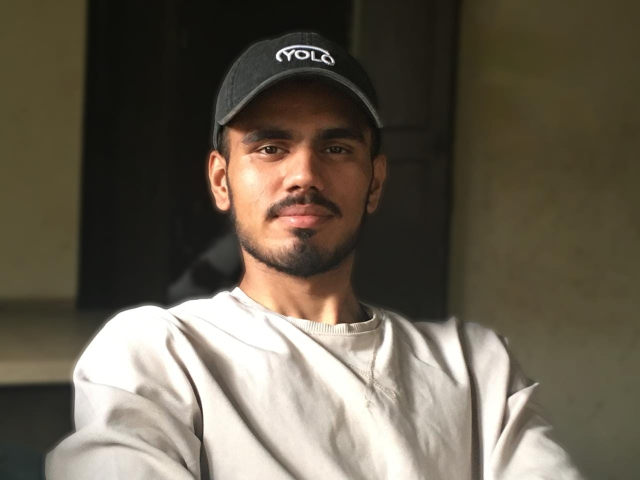
#> input picture Worksheet1/jhole.jpeg, 1280 x 960 px (shown at 1/2 size)
$ jupyter execute Worksheet1.ipynb
#> lines starting #> are read from the running program, lines starting #| are printed output that depends on the picture; after the words box and inside, x2 and y2 are one past the last pixel; in counts of white or black regions, pixels touching at a corner belong together
[cell 1]
from PIL import Image
import numpy as np
import matplotlib.pyplot as plt

## Exercise 2.1. Exercise 1

### 1. Read and display the image.
- Read the image using the Pillow library and display it.
- You can also use matplotlib to display the image.

[cell 2]
# Read image
img = Image.open("jhole.jpeg")
#> img is the input picture: PIL image 1280x960 RGB; mean R, G, B 101.4, 93.2, 79

# Convert to numpy array
img_array = np.array(img)

# Display image
plt.imshow(img_array)
plt.axis("off")
plt.show()

### 2. Display only the top left corner of 100x100 pixels.
- Extract the top-left corner of the image (100x100 pixels) and display it using NumPy and
Array Indexing.

[cell 3]
# Extract top-left 100x100 pixels
top_left = img_array[0:100, 0:100]

# Display
plt.imshow(top_left)
plt.axis("off")
plt.show()

### 3. Show the three color channels (R, G, B).
- Separate the image into its three color channels (Red, Green, and Blue) and display them
individually, labeling each channel as R, G, and B.{Using NumPy.}

[cell 4]
# Extract channels
red = img_array[:,:,0]
green = img_array[:,:,1]
blue = img_array[:,:,2]

plt.imshow(red, cmap='Reds')
plt.title("Red")
plt.axis("off")
plt.show()

plt.imshow(green, cmap='Greens')
plt.title("Green")
plt.axis("off")
plt.show()

plt.imshow(blue, cmap='Blues')
plt.title("Blue")
plt.axis("off")
plt.show()

### 4. Modify the top 100 × 100 pixels to a value of 210 and display the resulting image:
- Modify the pixel values of the top-left 100 × 100 region to have a value of 210 (which is a
light gray color), and then display the modified image.

[cell 5]
# Make a copy of the image
modified_img = img_array.copy()

# Change top-left 100x100 pixels
modified_img[0:100, 0:100] = 210
#> modified_img: shape (960, 1280, 3); 0.81% of pixels changed, all inside (x1, y1, x2, y2) = (0, 0, 100, 100)

[cell 6]
plt.imshow(modified_img)
plt.axis("off")
plt.show()

## Exercise 2.2. Exercise 2

### 1. Load and display a grayscale image.
- Load a grayscale image using the Pillow library.
- Display the grayscale image using matplotlib.

[cell 7]
# Load image and convert to grayscale
img = Image.open("jhole.jpeg").convert("L")
#> img: PIL image 1280x960 L

# Convert to numpy array
img_array = np.array(img)

# Display grayscale image
plt.imshow(img_array, cmap='gray')
plt.axis("off")
plt.show()

### 2. Extract and display the middle section of the image (150 pixels).
- Extract a 150 pixel section from the center of the image using NumPy array slicing.
- Display this cropped image using matplotlib.

[cell 8]
h, w = img_array.shape
#> h = 960; w = 1280

# Gives center coordinates
center_x = w // 2
#> center_x = 640
center_y = h // 2
#> center_y = 480

# Crop 150x150 region
middle_section = img_array[center_y-75:center_y+75, center_x-75:center_x+75]
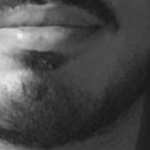
#> middle_section: shape (150, 150); min 18, max 245, mean 73.3

plt.imshow(middle_section, cmap='gray')
plt.axis("off")
plt.show()

### 3. Apply a simple threshold to the image (e.g., set all pixel values below 100 to 0).
- Apply a threshold to the grayscale image: set all pixel values below 100 to 0, and all values
above 100 to 255 (creating a binary image).
- Display the resulting binary image.

[cell 9]
binary_img = img_array.copy()

# Apply threshold
binary_img[binary_img < 100] = 0
binary_img[binary_img >= 100] = 255
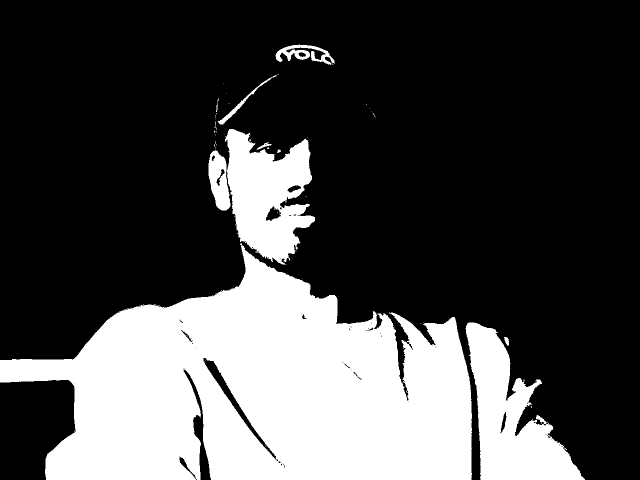
#> binary_img: shape (960, 1280) (shown at 1/2 size); 28.5% white; 56 white regions (46 under 20 px), largest, box (x1, y1, x2, y2) and area: (0, 487, 944, 960) 277903, (931, 645, 1170, 960) 35160, (450, 258, 630, 529) 30064

plt.imshow(binary_img, cmap='gray')
plt.axis("off")
plt.show()

### 4. Rotate the image 90 degrees clockwise and display the result.
- Rotate the image by 90 degrees clockwise using the Pillow rotate method or by manipulating
the image array.
- Display the rotated image using matplotlib.

[cell 10]
rotated_img = np.rot90(img_array, k=-1)
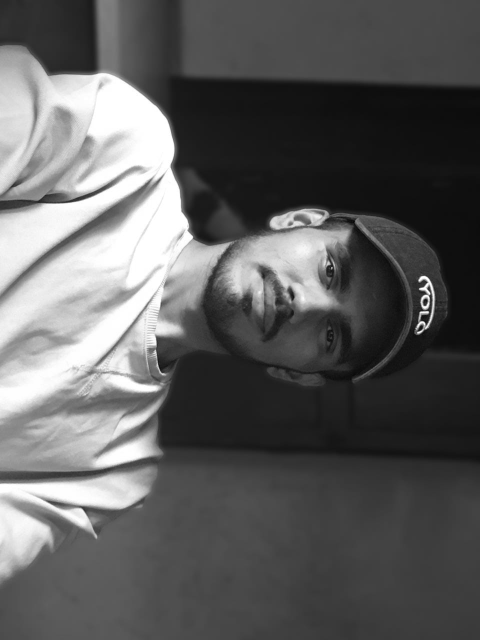
#> rotated_img: shape (1280, 960) (shown at 1/2 size); min 4, max 255, mean 94.1

plt.imshow(rotated_img, cmap='gray')
plt.axis("off")
plt.show()

### 5. Convert the grayscale image to an RGB image.
- Convert the grayscale image into an RGB image where the grayscale values are replicated
across all three channels (R, G, and B).
- Display the converted RGB image using matplotlib.

[cell 11]
# Load grayscale image
img = Image.open("jhole.jpeg").convert("L")
img_array = np.array(img)

# Convert grayscale to RGB
rgb_array = np.stack((img_array, img_array, img_array), axis=-1)

plt.imshow(rgb_array)
plt.axis("off")
plt.show()

## 3. Image Compression and Decompression using PCA.

### 1. Load and Prepare Data:
- Fetch an image of you choice.{If colour convert to grayscale}
- Center the dataset - Standaridze the Data.
- Calculate the covaraince matrix of the Standaridze data.

[cell 12]
img = Image.open("jhole.jpeg").convert("L")
img = img.resize((256, 256))
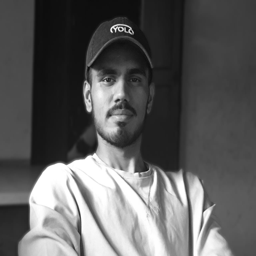
#> img: PIL image 256x256 L; min 7, max 255, mean 94.1
img_array = np.array(img, dtype=float)

plt.figure(figsize=(4, 4))
plt.imshow(img_array, cmap="gray", vmin=0, vmax=255)
plt.axis("off")
plt.show()

print(f"Image shape: {img_array.shape}")
#| Image shape: (256, 256)

[cell 13]
mean_vec = np.mean(img_array, axis=0)
#> mean_vec = 256 values, max 160.8 at index 101, min 67.56 at index 163, mean 94.06
std_vec  = np.std(img_array,  axis=0) + 1e-8
#> std_vec = 256 values, max 102.2 at index 41, min 11.16 at index 237, mean 63.14
X_std    = (img_array - mean_vec) / std_vec

cov_matrix = (X_std.T @ X_std) / (img_array.shape[0] - 1)
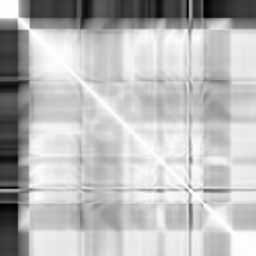
#> cov_matrix: shape (256, 256) float64; min -0.644, max 1, mean 0.566; drawn with min black and max white

print(f"Mean vector shape   : {mean_vec.shape}")
#| Mean vector shape   : (256,)
print(f"Standardized shape  : {X_std.shape}")
#| Standardized shape  : (256, 256)
print(f"Covariance matrix   : {cov_matrix.shape}")
#| Covariance matrix   : (256, 256)

[cell 14]
eigenvalues, eigenvectors = np.linalg.eigh(cov_matrix)
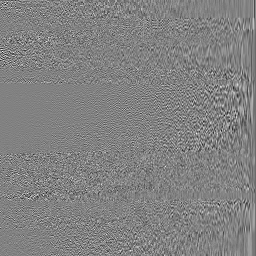
#> eigenvectors: shape (256, 256) float64; min -0.402, max 0.387, mean -9.78e-05; drawn with min black and max white
#> eigenvalues = 256 values from 6.73e-17 to 171.6

idx          = np.argsort(eigenvalues)[::-1]
#> idx = 256 values, max 255 at index 0, min 0 at index 255, mean 127.5
eigenvalues  = eigenvalues[idx]
#> eigenvalues = 256 values, max 171.6 at index 0, min 6.73e-17 at index 255, mean 1
eigenvectors = eigenvectors[:, idx]
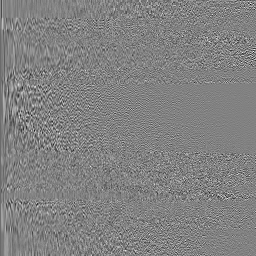
#> eigenvectors: shape (256, 256) float64; min -0.402, max 0.387, mean -9.78e-05; drawn with min black and max white

print(f"Eigenvalues  shape: {eigenvalues.shape}")
#| Eigenvalues  shape: (256,)
print(f"Eigenvectors shape: {eigenvectors.shape}")
#| Eigenvectors shape: (256, 256)
print(f"\nTop 10 eigenvalues: {eigenvalues[:10].round(2)}")
#| Top 10 eigenvalues: [171.63  24.13  20.24  12.09   6.05   4.46   2.68   2.24   2.03   1.61]

[cell 15]
total_var     = np.sum(eigenvalues)
#> total_var = 257
explained     = eigenvalues / total_var
#> explained = 256 values, max 0.668 at index 0, min 2.62e-19 at index 255, mean 0.00391
cum_explained = np.cumsum(explained)
#> cum_explained = 256 values from 0.668 to 1

plt.figure(figsize=(9, 4))
plt.plot(np.arange(1, len(cum_explained) + 1), cum_explained * 100, color="#2196F3", linewidth=2)
plt.axhline(90, color="red",    linestyle="--", linewidth=1, label="90% variance")
plt.axhline(95, color="orange", linestyle="--", linewidth=1, label="95% variance")
plt.axhline(99, color="green",  linestyle="--", linewidth=1, label="99% variance")
plt.xlabel("Number of Principal Components")
plt.ylabel("Cumulative Explained Variance (%)")
plt.title("Cumulative Explained Variance vs Number of Principal Components")
plt.legend()
plt.grid(alpha=0.3)
plt.show()
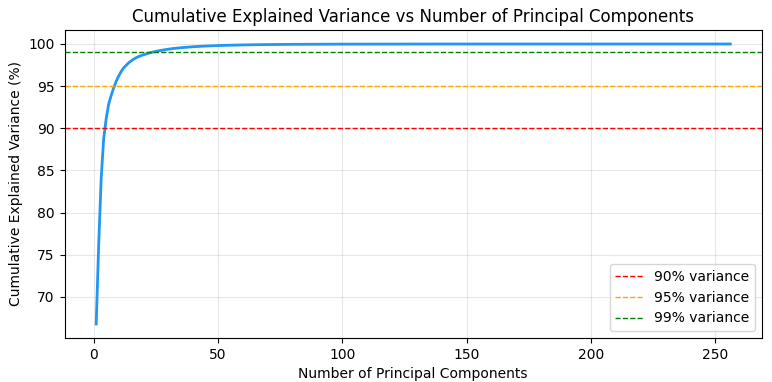
#> figure drawn by matplotlib, 1 panel; curve peaks at x = 255, y = 100

for thresh in [0.90, 0.95, 0.99]:
    k = int(np.searchsorted(cum_explained, thresh)) + 1
    print(f"{thresh*100:.0f}% variance → {k} components")
#> this loop made 3 passes
#> k on passes 1 to 3: 5, 9, 24
#| 90% variance → 5 components
#| 95% variance → 9 components
#| 99% variance → 24 components

[cell 16]
def reconstruct(X_std, eigvecs, mean_vec, std_vec, k):
#> called with mean_vec = array of shape (256,), std_vec = array of shape (256,), k = 50
    PC_k    = eigvecs[:, :k]
    scores  = X_std @ PC_k
    X_recon = scores @ PC_k.T
    img_recon = X_recon * std_vec + mean_vec
    return np.clip(img_recon, 0, 255)

test_recon = reconstruct(X_std, eigenvectors, mean_vec, std_vec, 50)
print(f"Reconstructed image shape: {test_recon.shape}")
#| Reconstructed image shape: (256, 256)

[cell 17]
k_values = [10, 20, 50, 100, 150]
reconstructions = {}

for k in k_values:
    reconstructions[k] = reconstruct(X_std, eigenvectors, mean_vec, std_vec, k)
    ev = cum_explained[k - 1] * 100
    print(f"k={k:>4d}  →  Cumulative Explained Variance = {ev:.2f}%")
#> this loop made 5 passes
#> ev on passes 1 to 5: 96.18, 98.72, 99.81, 99.98, 100
#| k=  10  →  Cumulative Explained Variance = 96.18%
#| k=  20  →  Cumulative Explained Variance = 98.72%
#| k=  50  →  Cumulative Explained Variance = 99.81%
#| k= 100  →  Cumulative Explained Variance = 99.98%
#| k= 150  →  Cumulative Explained Variance = 100.00%
#> pass 1, in reconstruct (call 2), `img_recon = X_recon * std_vec + mean_vec`:
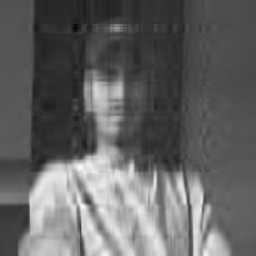
#> img_recon: shape (256, 256) float64; min -41.04, max 302.4, mean 94.1; drawn with min black and max white
#> after the loop, reconstructions = 5 items

[cell 18]
fig, axes = plt.subplots(2, 3, figsize=(14, 9))
fig.patch.set_facecolor("#f5f5f5")

panels = [("Original Image", img_array, None)] + \
         [(f"{k} Components", reconstructions[k], k)
          for k in k_values]
#> panels = 6 items

for ax, (title, data, k) in zip(axes.flat, panels):
    ax.imshow(data, cmap="gray", vmin=0, vmax=255)
    ax.set_title(title, fontsize=11)
    ax.axis("off")
    if k is not None:
        mse  = np.mean((img_array - data) ** 2)
        psnr = 10 * np.log10(255**2 / mse)
        compression = (k * (img_array.shape[0] + img_array.shape[1])) / img_array.size * 100
        ax.set_xlabel(f"PSNR: {psnr:.1f} dB  |  Storage: {compression:.1f}%", fontsize=8)
        ax.xaxis.set_visible(True)
        ax.tick_params(bottom=False, labelbottom=True)
#> this loop made 6 passes
#> (title, k, mse, psnr, compression) on passes 2 to 6: ('10 Components', 10, 202.3, 25.07, 7.81), ('20 Components', 20, 71.76, 29.57, 15.62), ('50 Components', 50, 9.7, 38.26, 39.06), ('100 Components', 100, 0.706, 49.64, 78.12), ('150 Components', 150, 0.0661, 59.93, 117.2)
#> (title, k) on pass 1: ('Original Image', None)

fig.suptitle("PCA Image Compression – Reconstruction with Various Principal Components",
             fontsize=13, fontweight="bold")
fig.tight_layout()
plt.show()
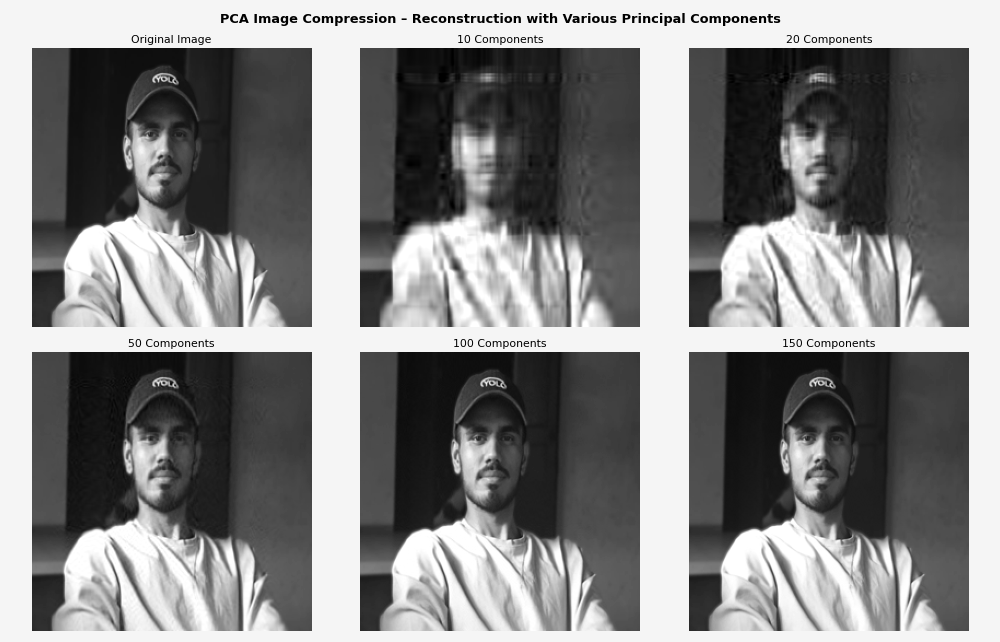
#> figure drawn by matplotlib, 6 panels
